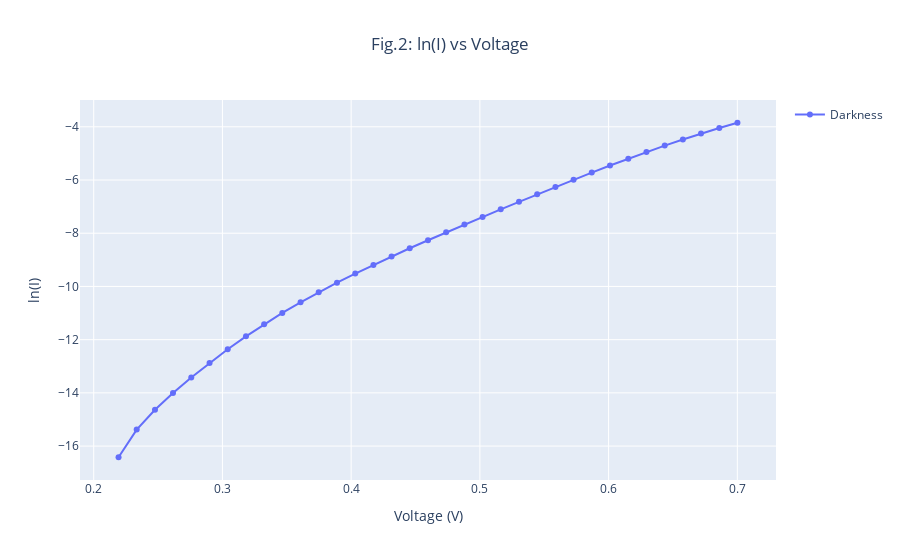

The code cell stored with this chart in its notebook:
### Markdown cell above
Let's check which part of the curve presents a linear behaviour

### Code cell
fig2 = px.line(
    drk_df,
    x="Voltage (V)",
    y="ln(I)",
    markers=True,
    title="Fig.2: ln(I) vs Voltage",
)

fig2.update_layout(title_x=0.5)
fig2["data"][0]["showlegend"] = True
fig2["data"][0]["name"] = "Darkness"
fig2.show()

### Figure 1 — Plotly figure (JSON) as saved in the notebook; plotly's stock layout.template omitted (floating-point values rounded to 4 significant figures)
{"data": [{"hovertemplate": "Voltage (V)=%{x}<br>ln(I)=%{y}<extra></extra>", "legendgroup": "", "line": {"color": "#636efa", "dash": "solid"}, "marker": {"symbol": "circle"}, "mode": "markers+lines", "name": "Darkness", "orientation": "v", "showlegend": true, "type": "scatter", "x": [0.2193, 0.2334, 0.2476, 0.2616, 0.2758, 0.29, 0.3041, 0.3183, 0.3324, 0.3465, 0.3607, 0.3748, 0.389, 0.4032, 0.4173, 0.4314, 0.4455, 0.4597, 0.4738, 0.488, 0.5021, 0.5162, 0.5304, 0.5445, 0.5587, 0.5728, 0.5869, 0.6011, 0.6153, 0.6294, 0.6436, 0.6577, 0.6718, 0.686, 0.7001], "xaxis": "x", "y": [-16.42, -15.38, -14.64, -14.0, -13.42, -12.88, -12.36, -11.88, -11.42, -11.0, -10.6, -10.22, -9.859, -9.517, -9.19, -8.873, -8.565, -8.263, -7.966, -7.675, -7.387, -7.102, -6.82, -6.54, -6.263, -5.989, -5.721, -5.456, -5.198, -4.948, -4.707, -4.475, -4.255, -4.046, -3.848], "yaxis": "y"}], "layout": {"legend": {"tracegroupgap": 0}, "title": {"text": "Fig.2: ln(I) vs Voltage", "x": 0.5}, "xaxis": {"anchor": "y", "domain": [0, 1], "title": {"text": "Voltage (V)"}}, "yaxis": {"anchor": "x", "domain": [0, 1], "title": {"text": "ln(I)"}}}}
